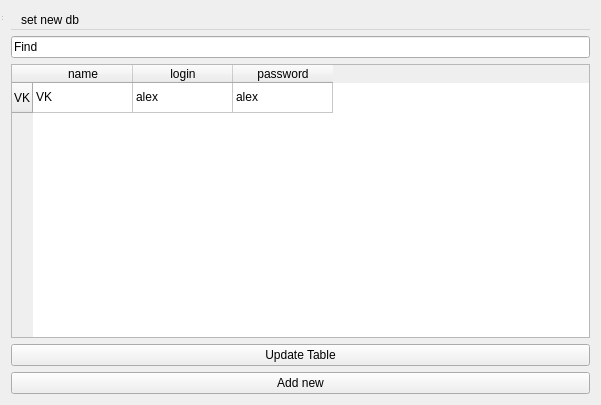
<?xml version="1.0" encoding="UTF-8"?>
<ui version="4.0">
 <class>LoginForm</class>
 <widget class="QWidget" name="LoginForm">
  <property name="geometry">
   <rect>
    <x>0</x>
    <y>0</y>
    <width>601</width>
    <height>405</height>
   </rect>
  </property>
  <property name="windowTitle">
   <string>MainWindow</string>
  </property>
  <layout class="QGridLayout" name="gridLayout_3">
   <item row="0" column="0">
    <widget class="QMenuBar" name="menubar">
     <widget class="QMenu" name="menuset_new_db">
      <property name="title">
       <string>set new db</string>
      </property>
      <addaction name="actionadd_path"/>
     </widget>
     <addaction name="menuset_new_db"/>
    </widget>
   </item>
   <item row="1" column="0">
    <layout class="QGridLayout" name="gridLayout_2">
     <item row="0" column="0">
      <layout class="QGridLayout" name="gridLayout">
       <item row="3" column="0">
        <widget class="QPushButton" name="pushButton">
         <property name="text">
          <string>Update Table</string>
         </property>
        </widget>
       </item>
       <item row="1" column="0">
        <widget class="QLineEdit" name="loginLine">
         <property name="text">
          <string>Find </string>
         </property>
        </widget>
       </item>
       <item row="2" column="0">
        <widget class="QTableWidget" name="tableWidget">
         <row>
          <property name="text">
           <string>VK</string>
          </property>
         </row>
         <column>
          <property name="text">
           <string>name</string>
          </property>
         </column>
         <column>
          <property name="text">
           <string>login</string>
          </property>
         </column>
         <column>
          <property name="text">
           <string>password</string>
          </property>
         </column>
         <item row="0" column="0">
          <property name="text">
           <string>VK</string>
          </property>
         </item>
         <item row="0" column="1">
          <property name="text">
           <string>alex</string>
          </property>
         </item>
         <item row="0" column="2">
          <property name="text">
           <string>alex</string>
          </property>
         </item>
        </widget>
       </item>
      </layout>
     </item>
     <item row="1" column="0">
      <widget class="QPushButton" name="add_button">
       <property name="text">
        <string>Add new</string>
       </property>
      </widget>
     </item>
    </layout>
   </item>
  </layout>
  <widget class="QStatusBar" name="statusbar">
   <property name="geometry">
    <rect>
     <x>0</x>
     <y>0</y>
     <width>3</width>
     <height>22</height>
    </rect>
   </property>
  </widget>
  <action name="actionadd_path">
   <property name="text">
    <string>add path</string>
   </property>
  </action>
 </widget>
 <resources/>
 <connections/>
</ui>
